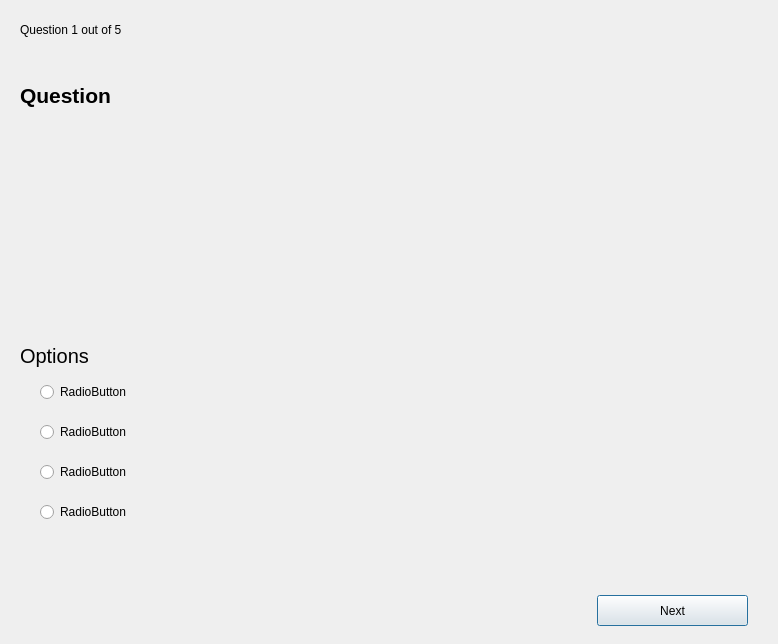
<?xml version="1.0" encoding="UTF-8"?>
<ui version="4.0">
 <class>TakeQuizModal</class>
 <widget class="QDialog" name="TakeQuizModal">
  <property name="geometry">
   <rect>
    <x>0</x>
    <y>0</y>
    <width>778</width>
    <height>644</height>
   </rect>
  </property>
  <property name="windowTitle">
   <string>Dialog</string>
  </property>
  <widget class="QLabel" name="label">
   <property name="geometry">
    <rect>
     <x>20</x>
     <y>20</y>
     <width>201</width>
     <height>20</height>
    </rect>
   </property>
   <property name="text">
    <string>Question 1 out of 5</string>
   </property>
  </widget>
  <widget class="QLabel" name="question_label">
   <property name="geometry">
    <rect>
     <x>20</x>
     <y>60</y>
     <width>741</width>
     <height>71</height>
    </rect>
   </property>
   <property name="font">
    <font>
     <pointsize>16</pointsize>
     <bold>true</bold>
    </font>
   </property>
   <property name="text">
    <string>Question</string>
   </property>
  </widget>
  <widget class="QLabel" name="label_2">
   <property name="geometry">
    <rect>
     <x>20</x>
     <y>340</y>
     <width>91</width>
     <height>31</height>
    </rect>
   </property>
   <property name="font">
    <font>
     <pointsize>15</pointsize>
    </font>
   </property>
   <property name="text">
    <string>Options</string>
   </property>
  </widget>
  <widget class="QRadioButton" name="radioButton">
   <property name="geometry">
    <rect>
     <x>40</x>
     <y>380</y>
     <width>711</width>
     <height>24</height>
    </rect>
   </property>
   <property name="text">
    <string>RadioButton</string>
   </property>
  </widget>
  <widget class="QRadioButton" name="radioButton_2">
   <property name="geometry">
    <rect>
     <x>40</x>
     <y>420</y>
     <width>711</width>
     <height>24</height>
    </rect>
   </property>
   <property name="text">
    <string>RadioButton</string>
   </property>
  </widget>
  <widget class="QRadioButton" name="radioButton_3">
   <property name="geometry">
    <rect>
     <x>40</x>
     <y>460</y>
     <width>711</width>
     <height>24</height>
    </rect>
   </property>
   <property name="text">
    <string>RadioButton</string>
   </property>
  </widget>
  <widget class="QRadioButton" name="radioButton_4">
   <property name="geometry">
    <rect>
     <x>40</x>
     <y>500</y>
     <width>730</width>
     <height>24</height>
    </rect>
   </property>
   <property name="text">
    <string>RadioButton</string>
   </property>
  </widget>
  <widget class="QPushButton" name="pushButton">
   <property name="geometry">
    <rect>
     <x>597</x>
     <y>595</y>
     <width>151</width>
     <height>31</height>
    </rect>
   </property>
   <property name="text">
    <string>Next</string>
   </property>
   <property name="icon">
    <iconset theme="go-next"/>
   </property>
  </widget>
 </widget>
 <resources/>
 <connections/>
</ui>
